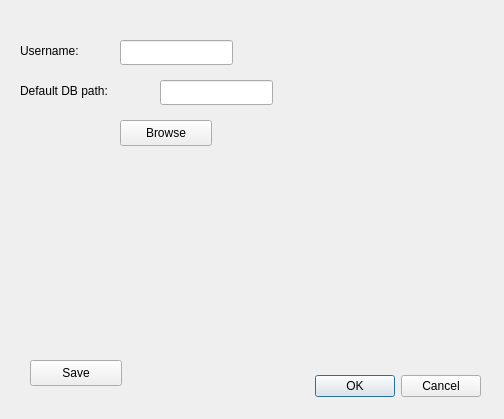
<?xml version="1.0" encoding="UTF-8"?>
<ui version="4.0">
 <class>Settings</class>
 <widget class="QDialog" name="Settings">
  <property name="geometry">
   <rect>
    <x>0</x>
    <y>0</y>
    <width>504</width>
    <height>419</height>
   </rect>
  </property>
  <property name="windowTitle">
   <string>Dialog</string>
  </property>
  <widget class="QDialogButtonBox" name="buttonBox">
   <property name="geometry">
    <rect>
     <x>140</x>
     <y>370</y>
     <width>341</width>
     <height>32</height>
    </rect>
   </property>
   <property name="orientation">
    <enum>Qt::Orientation::Horizontal</enum>
   </property>
   <property name="standardButtons">
    <set>QDialogButtonBox::StandardButton::Cancel|QDialogButtonBox::StandardButton::Ok</set>
   </property>
  </widget>
  <widget class="QLabel" name="label">
   <property name="geometry">
    <rect>
     <x>20</x>
     <y>30</y>
     <width>81</width>
     <height>41</height>
    </rect>
   </property>
   <property name="text">
    <string>Username:</string>
   </property>
  </widget>
  <widget class="QLineEdit" name="usernameLineEdit">
   <property name="geometry">
    <rect>
     <x>120</x>
     <y>40</y>
     <width>113</width>
     <height>25</height>
    </rect>
   </property>
  </widget>
  <widget class="QLabel" name="label_2">
   <property name="geometry">
    <rect>
     <x>20</x>
     <y>70</y>
     <width>131</width>
     <height>41</height>
    </rect>
   </property>
   <property name="text">
    <string>Default DB path:</string>
   </property>
  </widget>
  <widget class="QLineEdit" name="dbPathLineEdit">
   <property name="geometry">
    <rect>
     <x>160</x>
     <y>80</y>
     <width>113</width>
     <height>25</height>
    </rect>
   </property>
  </widget>
  <widget class="QPushButton" name="browseButton">
   <property name="geometry">
    <rect>
     <x>120</x>
     <y>120</y>
     <width>92</width>
     <height>26</height>
    </rect>
   </property>
   <property name="text">
    <string>Browse</string>
   </property>
  </widget>
  <widget class="QPushButton" name="saveButton">
   <property name="geometry">
    <rect>
     <x>30</x>
     <y>360</y>
     <width>92</width>
     <height>26</height>
    </rect>
   </property>
   <property name="text">
    <string>Save</string>
   </property>
  </widget>
 </widget>
 <resources/>
 <connections>
  <connection>
   <sender>buttonBox</sender>
   <signal>accepted()</signal>
   <receiver>Settings</receiver>
   <slot>accept()</slot>
   <hints>
    <hint type="sourcelabel">
     <x>248</x>
     <y>254</y>
    </hint>
    <hint type="destinationlabel">
     <x>157</x>
     <y>274</y>
    </hint>
   </hints>
  </connection>
  <connection>
   <sender>buttonBox</sender>
   <signal>rejected()</signal>
   <receiver>Settings</receiver>
   <slot>reject()</slot>
   <hints>
    <hint type="sourcelabel">
     <x>316</x>
     <y>260</y>
    </hint>
    <hint type="destinationlabel">
     <x>286</x>
     <y>274</y>
    </hint>
   </hints>
  </connection>
 </connections>
</ui>
